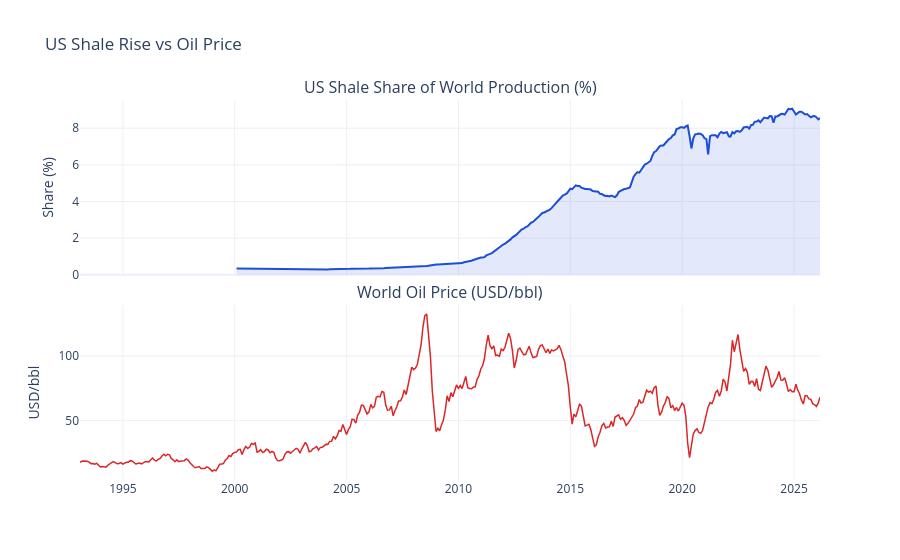

Here is the notebook cell this chart was saved with:
### Markdown cell above
## 3. US Shale Share of World Production

### Code cell
# Shale as % of world production over time
shale_share = master['shale_share_of_world_pct'].dropna()

fig = make_subplots(rows=2, cols=1, shared_xaxes=True, vertical_spacing=0.08,
                    subplot_titles=['US Shale Share of World Production (%)',
                                    'World Oil Price (USD/bbl)'])

fig.add_trace(go.Scatter(
    x=shale_share.index, y=shale_share,
    mode='lines', fill='tozeroy',
    line=dict(color='#1D4ED8', width=2),
    fillcolor='rgba(29,78,216,0.12)',
    name='Shale share %'
), row=1, col=1)

price_sub = master['price_world'].dropna()
fig.add_trace(go.Scatter(
    x=price_sub.index, y=price_sub,
    mode='lines',
    line=dict(color='#DC2626', width=1.5),
    name='Price'
), row=2, col=1)

fig.update_layout(
    title='US Shale Rise vs Oil Price',
    template='plotly_white', height=560, hovermode='x unified',
    showlegend=False
)
fig.update_yaxes(title_text='Share (%)', row=1, col=1)
fig.update_yaxes(title_text='USD/bbl', row=2, col=1)
fig.show()

### Figure 1 — Plotly figure (JSON) as saved in the notebook; plotly's stock layout.template omitted (floating-point values rounded to 4 significant figures; data arrays with more than 128 entries replaced by an {"elided": "..."} marker saying what was removed)
{"data": [{"fill": "tozeroy", "fillcolor": "rgba(29,78,216,0.12)", "line": {"color": "#1D4ED8", "width": 2}, "mode": "lines", "name": "Shale share %", "type": "scatter", "x": {"elided": "314 str values"}, "xaxis": "x", "y": {"elided": "314 float values"}, "yaxis": "y"}, {"line": {"color": "#DC2626", "width": 1.5}, "mode": "lines", "name": "Price", "type": "scatter", "x": {"elided": "398 str values"}, "xaxis": "x2", "y": {"elided": "398 float values"}, "yaxis": "y2"}], "layout": {"annotations": [{"font": {"size": 16}, "showarrow": false, "text": "US Shale Share of World Production (%)", "x": 0.5, "xanchor": "center", "xref": "paper", "y": 1, "yanchor": "bottom", "yref": "paper"}, {"font": {"size": 16}, "showarrow": false, "text": "World Oil Price (USD/bbl)", "x": 0.5, "xanchor": "center", "xref": "paper", "y": 0.46, "yanchor": "bottom", "yref": "paper"}], "height": 560, "hovermode": "x unified", "showlegend": false, "title": {"text": "US Shale Rise vs Oil Price"}, "xaxis": {"anchor": "y", "domain": [0, 1], "matches": "x2", "showticklabels": false}, "xaxis2": {"anchor": "y2", "domain": [0, 1]}, "yaxis": {"anchor": "x", "domain": [0.54, 1], "title": {"text": "Share (%)"}}, "yaxis2": {"anchor": "x2", "domain": [0, 0.46], "title": {"text": "USD/bbl"}}}}
